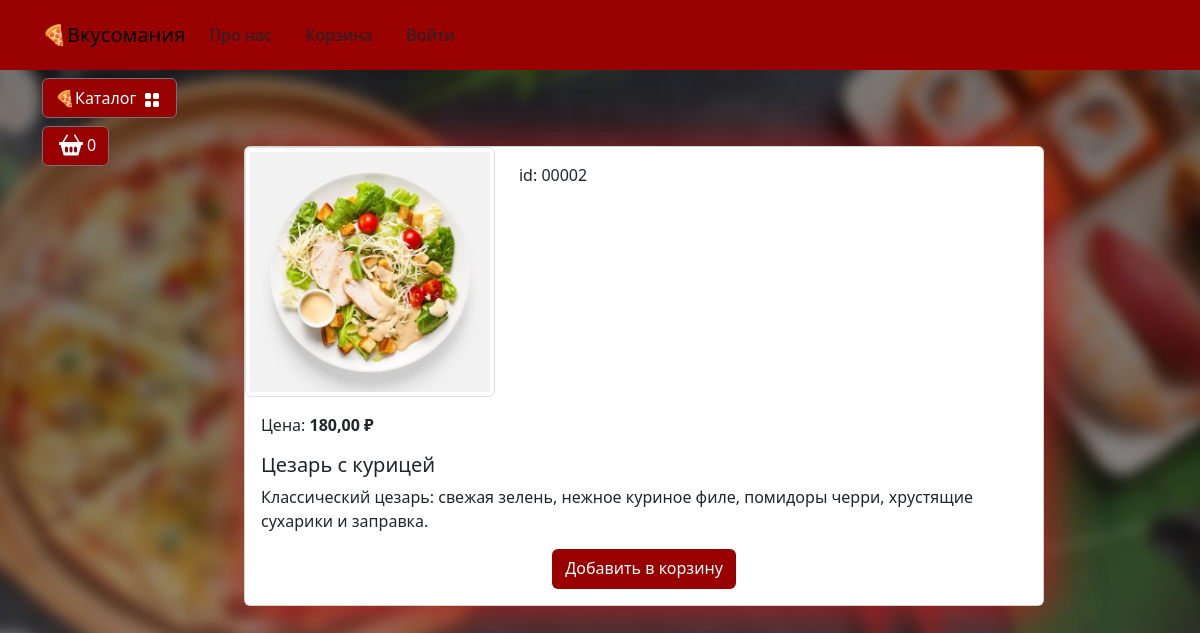
Screenshot of /catalog/product/cezar-s-kuricej/ with the database file from the repository.
### goods/models.py (models this page shows, shortened)
class Products(models.Model):
    name = models.CharField(max_length=150, unique=True, verbose_name ='Название') # поле "Название" в категориях
    slug= models.SlugField(max_length=200, unique=True, blank = True, null=True, verbose_name = 'URL') # хранение фрагмента url адреса, может равняться 0
    description = models.TextField(blank=True, null=True,verbose_name ='Описание')
    image = models.ImageField(upload_to='goods_images', blank=True, null=True, verbose_name = 'Изображение')
    price = models.DecimalField(default=0.00, max_digits = 7, decimal_places=2, verbose_name = 'Цена')
    discout= models.DecimalField(default=0.00, max_digits = 7, decimal_places=2, verbose_name = 'Скидка в %')
    quantity = models.PositiveBigIntegerField(default=0, verbose_name='Количество')
    category = models.ForeignKey (to=Categories, on_delete=models.CASCADE, verbose_name='Категория')
    class Meta:
        db_table = 'product'
        verbose_name = 'Продукт'
        verbose_name_plural = 'Продукты'
        ordering = ("id",)
    def display_id(self): #отображение id в определенном виде
        return f"{self.id:05}"
    def sell_price(self): #итоговая цена со скидкой
        if self.discout:
            return round (self.price - self.price*self.discout/100, 2)
        return self.price

### goods/views.py (the view)
# urls.py: path('product/<slug:product_slug>/', views.product, name = 'product'),
def product(request, product_slug):
    product=Products.objects.get(slug=product_slug)
    context={
        'product':product
    }
    return render(request, "goods/product.html", context=context)

### carts/models.py (called while the page is built)
    def total_price(self):
        return sum(cart.products_price() for cart in self)

    def total_quantity(self):
        if self:
            return sum(cart.quantity for cart in self)
        return 0

### carts/templatetags/carts_tags.py (called while the page is built)
@register.simple_tag()
def user_carts(request):
     return get_user_carts(request)

### carts/utils.py (called while the page is built)
def get_user_carts(request):
    if request.user.is_authenticated:
        return Cart.objects.filter(user=request.user).select_related('product')
    if not request.session.session_key:
        request.session.create()
    return Cart.objects.filter(session_key=request.session.session_key).select_related('product')

### goods/templatetags/goods_tags.py (called while the page is built)
@register.simple_tag()
def tag_categories():
    return Categories.objects.all()

### goods/templates/goods/product.html (shortened to what this page needs)
{% extends "base.html" %}
{% load static %}
{% block modal_cart %}
{% include "includes/cart_button.html" %}
{% endblock  %}
{% block content %}
<div class="container mt-5">
    <div class="card mb-4 custom-shadow">
        <div class="row">
            <div class="col-md-4">
                <img src="{{ product.image.url }}"
                    class="img-thumbnail" data-bs-toggle="modal" data-bs-target="#imageModal1">
            </div>
            <div class="col-md-4 ">
                <p class="product_id mt-3">id: {{ product.display_id }}</p>
            </div>
        </div>
        <div class="card-body">
            <p class="card-text">Цена: <strong>{{product.sell_price}} ₽</strong></p>
            <h5 class="card-title">{{product.name}}</h5>
            <p class="card-text">{{product.description}}</p>
            <div class="text-center">
                <a href="{% url "cart:cart_add" %}" class="btn btn red-btn add-to-cart"
                data-product-id="{{ product.id }}">
                Добавить в корзину</a>
            </div>
        </div>
    </div>
</div>
{% endblock content %}

### static/deps/css/my_css.css (style rules this page uses)
body { background-image: url("../images/bg-image.jpg"); background-repeat: no-repeat; background-attachment: fixed; background-position: center center; background-size: cover; height: 100%; }
.red-btn { background-color: #990000; color: white; }
.custom-shadow { box-shadow: 5px 5px 50px 1px #B22222; max-width: 800px; }

### carts/templates/carts/includes/included_cart.html (style rules this page uses)
.btn { height: 40px; }

### rows the page displays
Products: image (picture), display_id "00002", sell_price "180,00", name "Цезарь с курицей", description "Классический цезарь: свежая зелень, нежное куриное филе, помидоры черри, хрустящие сухарики и заправка."

### other values shown
{{ carts.total_quantity }} "0"
